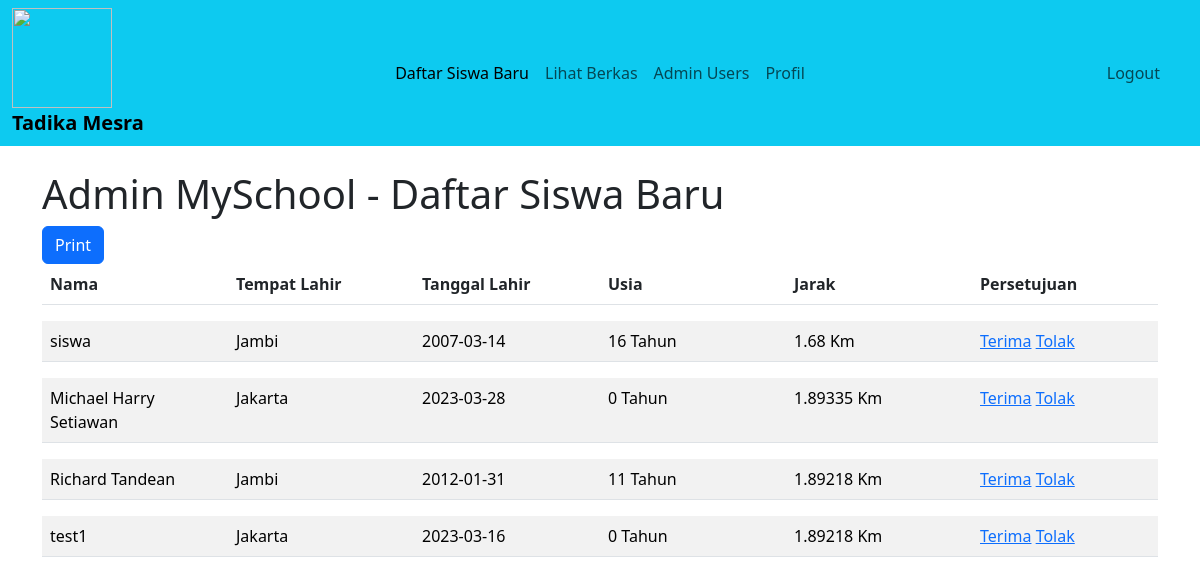
The page /data_pendaftar.php (signed in) on the database its author committed.
### tables this page shows
CREATE TABLE `username_siswa` (
  `ID_Siswa` int(5) NOT NULL,
  `Username` varchar(255) NOT NULL,
  `nama` text NOT NULL,
  `Password` varchar(255) NOT NULL,
  `tempatLahir` varchar(100) NOT NULL,
  `tanggalLahir` date NOT NULL DEFAULT current_timestamp(),
  `alamat` varchar(100) NOT NULL,
  `jarak` float NOT NULL,
  `foto` varchar(255) NOT NULL,
  `status` text NOT NULL
);

### data_pendaftar.php (the view, shortened to what this page needs)
<!DOCTYPE html>
<html>
    <head>
        <link href="https://cdn.jsdelivr.net/npm/bootstrap@5.3.0-alpha1/dist/css/bootstrap.min.css" rel="stylesheet">
    </head>
    <body>
    <nav class="navbar navbar-expand-lg bg-info">
        <div class="container-fluid">
            <div class="col-2">
                <a href="halaman_utama_admin.php">
                    <img src="FOTO/logo.png" class="img-responsive" width="100" height="100">
                    <a class="navbar-brand" href="halaman_utama_admin.php"><b>Tadika Mesra</b></a>
                </a>
            </div>
            <div class="col-8">
                <ul class="navbar-nav navbar-expand-lg justify-content-center">
                    <li class="nav-item">
                        <a class="nav-link icon-link active" href="data_pendaftar.php">Daftar Siswa Baru</a>
                    </li>
                    <li class="nav-item">
                        <a class="nav-link icon-link" href="berkas.php">Lihat Berkas</a>
                    </li>
                    <?php
                        $db = new PDO("mysql:host=localhost;dbname=uts_kelompok3", "root", "");
                        $query = "select jabatan from username_admin where ID_Admin = $_SESSION[id]";
                        $result = $db->query($query);
                        $row = $result->fetch(PDO::FETCH_ASSOC);
                        if($row['jabatan'] === "Admin Tinggi") {
                    ?>
                    <li class="nav-item">
                        <a class="nav-link icon-link" href="user_edit.php">Admin Users</a>
                    </li>
                    <?php } ?>
                    <li class="nav-item">
                        <a class="nav-link icon-link" href="profil_admin.php">Profil</a>
                    </li>
                </ul>
            </div>
            <div class="col-2 d-flex justify-content-end" style="padding-right: 20px">
                <ul class="navbar-nav ml-auto">
                    <li class="nav-item">
                        <a class="nav-link icon-link"  href="logout.php">Logout</a>
                    </li>
                </ul>
            </div>
        </div>
    </nav>
        <br>
        <?php
        $db = new PDO("mysql:host=localhost;dbname=uts_kelompok3", "root", "");
        $query = "select count(1) from username_siswa";
        $result = $db->query($query);
        $row = $result->fetch(PDO::FETCH_ASSOC);
        $total = $row["count(1)"];
        $query = "select * from username_siswa";
        $result = $db->query($query);
        ?>
        <div class="container">
            <h1>Admin MySchool - Daftar Siswa Baru</h1>
            <a href="print_data_pendaftar.php"><button class="btn btn-primary">Print</button></a>
            <table class=table>
            <tr>
                <th class='col col-md-2'>Nama</th>
                <th class='col col-md-2'>Tempat Lahir</th>
                <th class='col col-md-2'>Tanggal Lahir</th>
                <th class='col col-md-2'>Usia</th>
                <th class='col col-md-2'>Jarak</th>
                <th class='col col-md-2'>Persetujuan</th>
            </tr>
            <?php
            for($i = 0; $i < $total; $i++) {
                $row = $result->fetch(PDO::FETCH_ASSOC);
                $date = new DateTime($row['tanggalLahir']);
                $now = new DateTime();
                $age = $now->diff($date);
                echo "<table class='table table-striped'>
                <tr>
                    <td id=click class='col col-md-2'><a href=detail_siswa.php?id={$row['ID_Siswa']}>{$row['nama']}</a></td>
                    <td id=click class='col col-md-2'><a href=detail_siswa.php?id={$row['ID_Siswa']}>{$row['tempatLahir']}</a></td>
                    <td id=click class='col col-md-2'><a href=detail_siswa.php?id={$row['ID_Siswa']}>{$row['tanggalLahir']}</a></td>
                    <td id=click class='col col-md-2'><a href=detail_siswa.php?id={$row['ID_Siswa']}>$age->y Tahun</a></td>
                    <td id=click class='col col-md-2'><a href=detail_siswa.php?id={$row['ID_Siswa']}>{$row['jarak']} Km</a></td>
                    <td class='col col-md-2'>
                        <a href=update_status.php?id={$row['ID_Siswa']}&opt=terima>Terima</a>
                        <a href=update_status.php?id={$row['ID_Siswa']}&opt=tolak>Tolak</a>
                    </td>
                </tr>
                </table>";
            }
            ?>
        </div>
    </body>
</html>

### data_pendaftar.php (style rules this page uses)
#click a { display:block; width:100%; text-decoration:none; color: black; }

### rows shown on the page
username_siswa: nama "siswa", tempatLahir "Jambi", tanggalLahir "2007-03-14", tanggalLahir "16", jarak "1.68"
username_siswa: nama "Michael Harry Setiawan", tempatLahir "Jakarta", tanggalLahir "2023-03-28", tanggalLahir "0", jarak "1.89335"
username_siswa: nama "Richard Tandean", tempatLahir "Jambi", tanggalLahir "2012-01-31", tanggalLahir "11", jarak "1.89218"
username_siswa: nama "test1", tempatLahir "Jakarta", tanggalLahir "2023-03-16", tanggalLahir "0", jarak "1.89218"
